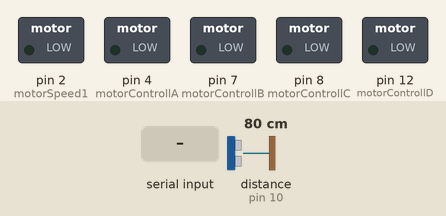
Bench run of a sketch on a simulated Arduino Uno, built with avr-gcc and run on an emulated ATmega328P. On the bench: switched loads named in the sketch (green lamp = pin HIGH). The inputs (shaded band) are chosen by the test bench; at power-on: distance to the obstacle (sensor on pin 10) 80 cm. The echo pulse lasts 58.3 µs per cm; pins used as bus, display or sensor lines are not drawn; what the sketch prints to the serial monitor is not drawn.

Above: at 1.2 s.
1.3 s: "F" received over Serial
At 2.0 s:
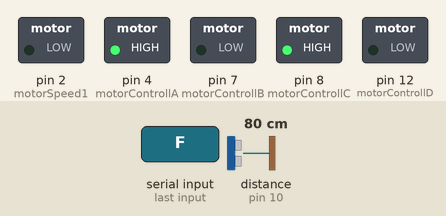
2.8 s: "B" received over Serial
At 3.1 s:
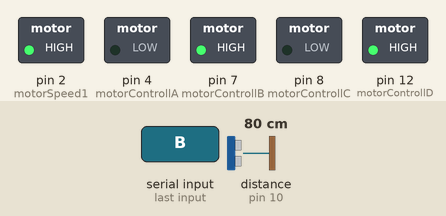
4.3 s: "L" received over Serial
At 5.4 s:
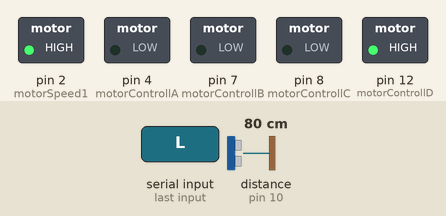
5.8 s: "R" received over Serial
At 6.6 s:
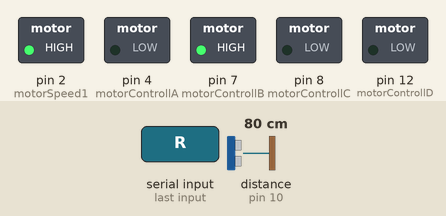
7.3 s: "F" received over Serial
At 7.7 s:
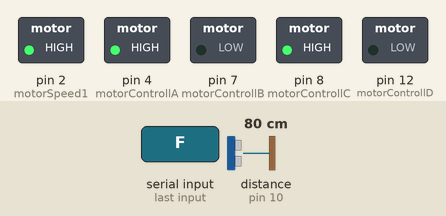
Timing chart, 0 to 9.8 s (numbered marks = the images above; inputs shaded):
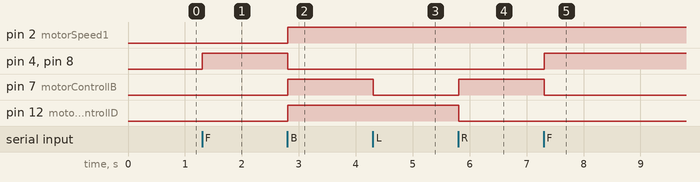

Measured:
- after the input at 1.3 s, pin 4 (motorControllA), pin 8 (motorControllC): LOW → HIGH at once
- after the input at 2.8 s, pin 2 (motorSpeed1), pin 7 (motorControllB), pin 12 (motorControllD): LOW → HIGH at once; pin 4 (motorControllA), pin 8 (motorControllC): HIGH → LOW at once
- after the input at 4.3 s, pin 7 (motorControllB): HIGH → LOW at once
- after the input at 5.8 s, pin 7 (motorControllB): LOW → HIGH at once; pin 12 (motorControllD): HIGH → LOW at once
- after the input at 7.3 s, pin 4 (motorControllA), pin 8 (motorControllC): LOW → HIGH at once; pin 7 (motorControllB): HIGH → LOW at once

The sketch:

Code_of_stage1v0.0.1.ino
```cpp
int motorControllA = 4;
int motorControllB = 7;

int motorControllC = 8;
int motorControllD = 12;

const int trigPin = 9;
const int echoPin = 10;

long duration;
int distance;
int lineOfSight = 15;                            // new var added for efficiency of code

int motorSpeed1 = 2;
int motorSpeed2 = 7;
int motorSpeed3 = 8;
int motorSpeed4 = 11;

int speedcar;

void setup() {
  // put your setup code here, to run once:
  Serial.begin(9600);


  pinMode(motorControllA, OUTPUT);
  pinMode(motorControllB, OUTPUT);
  pinMode(motorControllC, OUTPUT);
  pinMode(motorControllD, OUTPUT);

  pinMode(trigPin, OUTPUT);
  pinMode(echoPin, INPUT);                                        // this was output


}

void loop() {


  if (Serial.available() > 0)
  {
    char data;
    data = Serial.read();
    Serial.write(Serial.read());

    //***
    digitalWrite(trigPin, LOW);
    delayMicroseconds(2);

    digitalWrite(trigPin, HIGH);
    delayMicroseconds(10);
    digitalWrite(trigPin, LOW);

    duration = pulseIn(echoPin, HIGH);
    distance = duration*0.034 / 2;
    Serial.print("Distance:");
    Serial.println(distance);
    //***

    if (distance > lineOfSight){                      // added if here to check we are in safe place
      switch (data)
      {

      case 'F': //FORWARD
        speedcar = 255;
        digitalWrite(motorControllA, HIGH);
        digitalWrite(motorControllB, LOW);


        digitalWrite(motorControllC, HIGH);
        digitalWrite(motorControllD, LOW);


        break;

      case 'B': //REVERSE
        speedcar = 255;
        digitalWrite(motorControllA, LOW);
        digitalWrite(motorControllB, HIGH);
        analogWrite(motorSpeed1, speedcar);

        digitalWrite(motorControllC, LOW);
        digitalWrite(motorControllD, HIGH);


        break;

      case 'L': // LEFT
        speedcar = 255;
        digitalWrite(motorControllA, LOW);
        digitalWrite(motorControllB, LOW);


        digitalWrite(motorControllC, LOW);
        digitalWrite(motorControllD, HIGH);


        break;

      case 'R': // RIGHT
        speedcar = 255;
        digitalWrite(motorControllA, LOW);
        digitalWrite(motorControllB, HIGH);


        digitalWrite(motorControllC, LOW);
        digitalWrite(motorControllD, LOW);


        break;

      default: //If bluetooth module receives any value not listed above, both motors turn off
        digitalWrite(motorControllA, LOW);
        digitalWrite(motorControllB, LOW);
        analogWrite(motorSpeed1, 0);

        digitalWrite(motorControllC, LOW);
        digitalWrite(motorControllD, LOW);
        analogWrite(motorSpeed2, 0);


      }
    }
    else{                           // if we are not safe stop the car immediately

      digitalWrite(motorControllA, LOW);
      digitalWrite(motorControllB, LOW);
      analogWrite(motorSpeed1, 0);

      digitalWrite(motorControllC, LOW);
      digitalWrite(motorControllD, LOW);
      analogWrite(motorSpeed2, 0);
    }
  }
}
```
